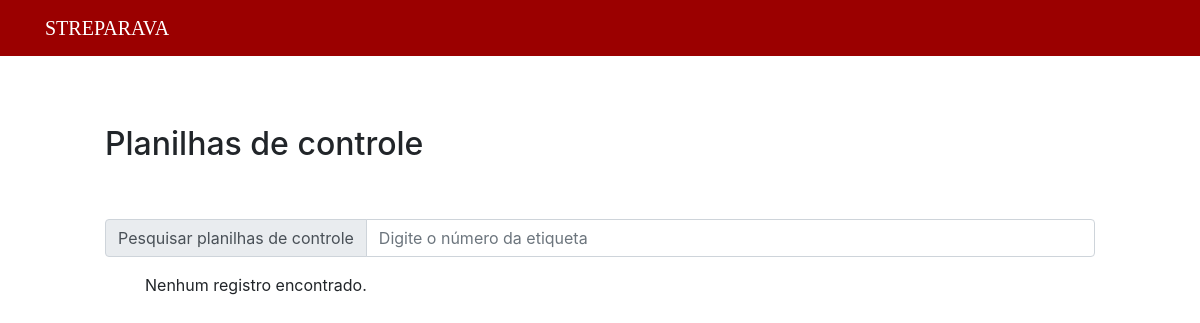
The page /public/aprovacao65/aprovar65.php on the database as committed earlier.
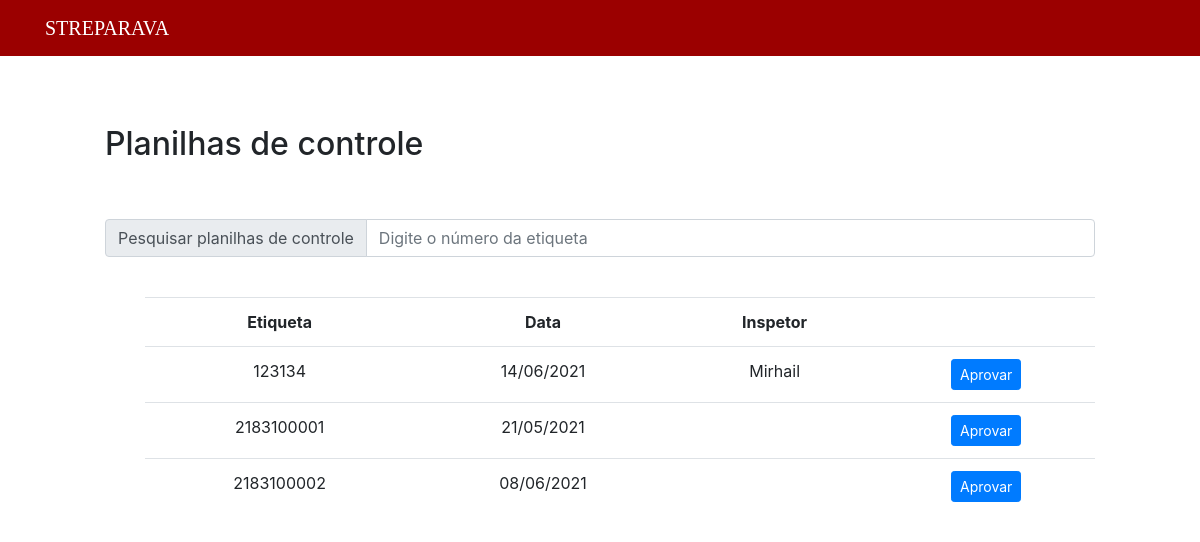
The same page on the database as committed later.
### tables this page shows
CREATE TABLE `g65` (
  `etiqueta` bigint(50) NOT NULL,
  `operador` varchar(200) NOT NULL,
  `operador2` varchar(100) NOT NULL,
  `operador3` varchar(100) NOT NULL,
  `esmagamento_dir` varchar(5) NOT NULL,
  `montagem_dir` varchar(5) NOT NULL,
  `esmagamento_esq` varchar(5) NOT NULL,
  `montagem_esq` varchar(5) NOT NULL,
  `operacao1` varchar(100) NOT NULL,
  `operacao1op` varchar(100) DEFAULT NULL,
  `operacao2` varchar(100) NOT NULL,
  `operacao2op` varchar(100) DEFAULT NULL,
  `operacao3` varchar(100) NOT NULL,
  `operacao3op` varchar(100) DEFAULT NULL,
  `travessa` varchar(50) NOT NULL,
  `data` date NOT NULL,
  `observacoes` text NOT NULL,
  `inspetor` varchar(100) NOT NULL
);

### public/aprovacao65/aprovar65NoSearch.php (the view, shortened to what this page needs)
<?php
    include("../../data/connection.php");
    $sql = "SELECT *, DATE_FORMAT(data,'%d/%m/%Y') as datas FROM g65";
    $dadosPDCa = $connection -> query($sql);
    if($dadosPDCa -> num_rows > 0)
    {
    ?>
    <div style="margin-left: 100px; margin-right: 100px;">
        <br>
        <table class="table" style="text-align: center;">
            <tr>
                <th>Etiqueta</th>
                <th>Data</th>
                <th>Inspetor</th>
                <th></th>
            </tr>
            <?php
                while($exibir = $dadosPDCa -> fetch_assoc())
                {
                ?>
                    <tr>
                        <td><?php echo $exibir["etiqueta"] ?></td>
                        <td><?php echo $exibir["datas"] ?></td>
                        <td><?php echo $exibir["inspetor"] ?></td>
                        <td>
                            <button type="button" class="btn btn-primary btn-sm">
                                <a href="editAprovar65.php?etiqueta=<?php echo $exibir["etiqueta"]?>" style="text-decoration: none; color: white">Aprovar</a>
                            </button>
                        </td>
                    </tr>
                <?php
                    }
                ?>
        </table>
    </div>
<?php
    }
    else
    {?>
        <div style="margin-left: 100px; margin-right: 100px;">
        <?php
        echo "Nenhum registro encontrado.";
    }
?>

Rows that differ between the two databases and show on the page:
added g65: etiqueta "123134", datas "14/06/2021", inspetor "Mirhail"
added g65: etiqueta "2183100001", datas "21/05/2021"
added g65: etiqueta "2183100002", datas "08/06/2021"
Other text that changed with them:
text no longer shown: "Nenhum registro encontrado."
text now shown: "Etiqueta Data Inspetor"
